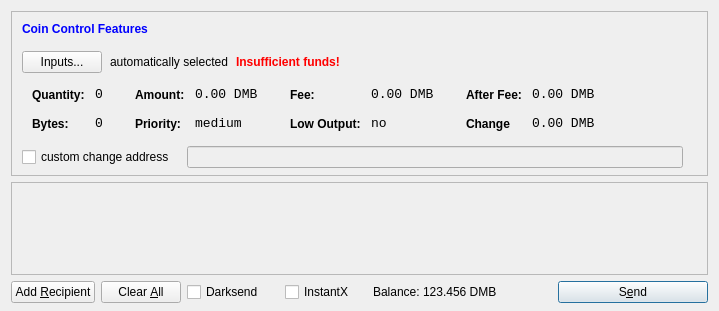
<?xml version="1.0" encoding="UTF-8"?>
<ui version="4.0">
 <class>SendCoinsDialog</class>
 <widget class="QDialog" name="SendCoinsDialog">
  <property name="geometry">
   <rect>
    <x>0</x>
    <y>0</y>
    <width>719</width>
    <height>311</height>
   </rect>
  </property>
  <property name="windowTitle">
   <string>Send Coins</string>
  </property>
  <layout class="QVBoxLayout" name="verticalLayout" stretch="0,1,0">
   <property name="bottomMargin">
    <number>8</number>
   </property>
   <item>
    <widget class="QFrame" name="frameCoinControl">
     <property name="sizePolicy">
      <sizepolicy hsizetype="Expanding" vsizetype="Expanding">
       <horstretch>0</horstretch>
       <verstretch>0</verstretch>
      </sizepolicy>
     </property>
     <property name="maximumSize">
      <size>
       <width>16777215</width>
       <height>16777215</height>
      </size>
     </property>
     <property name="frameShape">
      <enum>QFrame::StyledPanel</enum>
     </property>
     <property name="frameShadow">
      <enum>QFrame::Sunken</enum>
     </property>
     <layout class="QVBoxLayout" name="verticalLayoutCoinControl2">
      <property name="spacing">
       <number>6</number>
      </property>
      <property name="leftMargin">
       <number>0</number>
      </property>
      <property name="topMargin">
       <number>0</number>
      </property>
      <property name="rightMargin">
       <number>0</number>
      </property>
      <property name="bottomMargin">
       <number>6</number>
      </property>
      <item>
       <layout class="QVBoxLayout" name="verticalLayoutCoinControl" stretch="0,0,0,0,1">
        <property name="spacing">
         <number>0</number>
        </property>
        <property name="leftMargin">
         <number>10</number>
        </property>
        <property name="topMargin">
         <number>10</number>
        </property>
        <item>
         <layout class="QHBoxLayout" name="horizontalLayoutCoinControl1">
          <property name="bottomMargin">
           <number>15</number>
          </property>
          <item>
           <widget class="QLabel" name="labelCoinControlFeatures">
            <property name="sizePolicy">
             <sizepolicy hsizetype="Preferred" vsizetype="Maximum">
              <horstretch>0</horstretch>
              <verstretch>0</verstretch>
             </sizepolicy>
            </property>
            <property name="font">
             <font>
              <weight>75</weight>
              <bold>true</bold>
             </font>
            </property>
            <property name="styleSheet">
             <string notr="true">QLabel { color: blue; }</string>
            </property>
            <property name="text">
             <string>Coin Control Features</string>
            </property>
           </widget>
          </item>
         </layout>
        </item>
        <item>
         <layout class="QHBoxLayout" name="horizontalLayoutCoinControl2" stretch="0,0,0,0">
          <property name="spacing">
           <number>8</number>
          </property>
          <property name="bottomMargin">
           <number>10</number>
          </property>
          <item>
           <widget class="QPushButton" name="pushButtonCoinControl">
            <property name="styleSheet">
             <string notr="true"/>
            </property>
            <property name="text">
             <string>Inputs...</string>
            </property>
           </widget>
          </item>
          <item>
           <widget class="QLabel" name="labelCoinControlAutomaticallySelected">
            <property name="text">
             <string>automatically selected</string>
            </property>
            <property name="margin">
             <number>5</number>
            </property>
           </widget>
          </item>
          <item>
           <widget class="QLabel" name="labelCoinControlInsuffFunds">
            <property name="font">
             <font>
              <weight>75</weight>
              <bold>true</bold>
             </font>
            </property>
            <property name="styleSheet">
             <string notr="true">color:red;font-weight:bold;</string>
            </property>
            <property name="text">
             <string>Insufficient funds!</string>
            </property>
            <property name="margin">
             <number>5</number>
            </property>
           </widget>
          </item>
          <item>
           <spacer name="horizontalSpacerCoinControl">
            <property name="orientation">
             <enum>Qt::Horizontal</enum>
            </property>
            <property name="sizeHint" stdset="0">
             <size>
              <width>40</width>
              <height>1</height>
             </size>
            </property>
           </spacer>
          </item>
         </layout>
        </item>
        <item>
         <widget class="QWidget" name="widgetCoinControl" native="true">
          <property name="sizePolicy">
           <sizepolicy hsizetype="Preferred" vsizetype="Preferred">
            <horstretch>0</horstretch>
            <verstretch>0</verstretch>
           </sizepolicy>
          </property>
          <property name="minimumSize">
           <size>
            <width>0</width>
            <height>0</height>
           </size>
          </property>
          <property name="styleSheet">
           <string notr="true"/>
          </property>
          <layout class="QHBoxLayout" name="horizontalLayoutCoinControl5">
           <property name="leftMargin">
            <number>0</number>
           </property>
           <property name="topMargin">
            <number>0</number>
           </property>
           <property name="rightMargin">
            <number>0</number>
           </property>
           <property name="bottomMargin">
            <number>0</number>
           </property>
           <item>
            <layout class="QHBoxLayout" name="horizontalLayoutCoinControl3" stretch="0,0,0,1">
             <property name="spacing">
              <number>20</number>
             </property>
             <property name="topMargin">
              <number>0</number>
             </property>
             <property name="bottomMargin">
              <number>10</number>
             </property>
             <item>
              <layout class="QFormLayout" name="formLayoutCoinControl1">
               <property name="horizontalSpacing">
                <number>10</number>
               </property>
               <property name="verticalSpacing">
                <number>14</number>
               </property>
               <property name="leftMargin">
                <number>10</number>
               </property>
               <property name="topMargin">
                <number>4</number>
               </property>
               <property name="rightMargin">
                <number>6</number>
               </property>
               <item row="0" column="0">
                <widget class="QLabel" name="labelCoinControlQuantityText">
                 <property name="styleSheet">
                  <string notr="true">font-weight:bold;</string>
                 </property>
                 <property name="text">
                  <string>Quantity:</string>
                 </property>
                 <property name="margin">
                  <number>0</number>
                 </property>
                </widget>
               </item>
               <item row="0" column="1">
                <widget class="QLabel" name="labelCoinControlQuantity">
                 <property name="font">
                  <font>
                   <family>Monospace</family>
                   <pointsize>10</pointsize>
                  </font>
                 </property>
                 <property name="cursor">
                  <cursorShape>IBeamCursor</cursorShape>
                 </property>
                 <property name="contextMenuPolicy">
                  <enum>Qt::ActionsContextMenu</enum>
                 </property>
                 <property name="text">
                  <string>0</string>
                 </property>
                 <property name="margin">
                  <number>0</number>
                 </property>
                 <property name="textInteractionFlags">
                  <set>Qt::LinksAccessibleByMouse|Qt::TextSelectableByKeyboard|Qt::TextSelectableByMouse</set>
                 </property>
                </widget>
               </item>
               <item row="1" column="0">
                <widget class="QLabel" name="labelCoinControlBytesText">
                 <property name="styleSheet">
                  <string notr="true">font-weight:bold;</string>
                 </property>
                 <property name="text">
                  <string>Bytes:</string>
                 </property>
                </widget>
               </item>
               <item row="1" column="1">
                <widget class="QLabel" name="labelCoinControlBytes">
                 <property name="font">
                  <font>
                   <family>Monospace</family>
                   <pointsize>10</pointsize>
                  </font>
                 </property>
                 <property name="cursor">
                  <cursorShape>IBeamCursor</cursorShape>
                 </property>
                 <property name="contextMenuPolicy">
                  <enum>Qt::ActionsContextMenu</enum>
                 </property>
                 <property name="text">
                  <string>0</string>
                 </property>
                 <property name="textInteractionFlags">
                  <set>Qt::LinksAccessibleByMouse|Qt::TextSelectableByKeyboard|Qt::TextSelectableByMouse</set>
                 </property>
                </widget>
               </item>
              </layout>
             </item>
             <item>
              <layout class="QFormLayout" name="formLayoutCoinControl2">
               <property name="horizontalSpacing">
                <number>10</number>
               </property>
               <property name="verticalSpacing">
                <number>14</number>
               </property>
               <property name="leftMargin">
                <number>6</number>
               </property>
               <property name="topMargin">
                <number>4</number>
               </property>
               <property name="rightMargin">
                <number>6</number>
               </property>
               <item row="0" column="0">
                <widget class="QLabel" name="labelCoinControlAmountText">
                 <property name="styleSheet">
                  <string notr="true">font-weight:bold;</string>
                 </property>
                 <property name="text">
                  <string>Amount:</string>
                 </property>
                 <property name="margin">
                  <number>0</number>
                 </property>
                </widget>
               </item>
               <item row="0" column="1">
                <widget class="QLabel" name="labelCoinControlAmount">
                 <property name="font">
                  <font>
                   <family>Monospace</family>
                   <pointsize>10</pointsize>
                  </font>
                 </property>
                 <property name="cursor">
                  <cursorShape>IBeamCursor</cursorShape>
                 </property>
                 <property name="contextMenuPolicy">
                  <enum>Qt::ActionsContextMenu</enum>
                 </property>
                 <property name="text">
                  <string>0.00 DMB</string>
                 </property>
                 <property name="textInteractionFlags">
                  <set>Qt::LinksAccessibleByMouse|Qt::TextSelectableByKeyboard|Qt::TextSelectableByMouse</set>
                 </property>
                </widget>
               </item>
               <item row="1" column="0">
                <widget class="QLabel" name="labelCoinControlPriorityText">
                 <property name="styleSheet">
                  <string notr="true">font-weight:bold;</string>
                 </property>
                 <property name="text">
                  <string>Priority:</string>
                 </property>
                </widget>
               </item>
               <item row="1" column="1">
                <widget class="QLabel" name="labelCoinControlPriority">
                 <property name="font">
                  <font>
                   <family>Monospace</family>
                   <pointsize>10</pointsize>
                  </font>
                 </property>
                 <property name="cursor">
                  <cursorShape>IBeamCursor</cursorShape>
                 </property>
                 <property name="contextMenuPolicy">
                  <enum>Qt::ActionsContextMenu</enum>
                 </property>
                 <property name="text">
                  <string>medium</string>
                 </property>
                 <property name="textInteractionFlags">
                  <set>Qt::LinksAccessibleByMouse|Qt::TextSelectableByKeyboard|Qt::TextSelectableByMouse</set>
                 </property>
                </widget>
               </item>
              </layout>
             </item>
             <item>
              <layout class="QFormLayout" name="formLayoutCoinControl3">
               <property name="horizontalSpacing">
                <number>10</number>
               </property>
               <property name="verticalSpacing">
                <number>14</number>
               </property>
               <property name="leftMargin">
                <number>6</number>
               </property>
               <property name="topMargin">
                <number>4</number>
               </property>
               <property name="rightMargin">
                <number>6</number>
               </property>
               <item row="0" column="0">
                <widget class="QLabel" name="labelCoinControlFeeText">
                 <property name="styleSheet">
                  <string notr="true">font-weight:bold;</string>
                 </property>
                 <property name="text">
                  <string>Fee:</string>
                 </property>
                 <property name="margin">
                  <number>0</number>
                 </property>
                </widget>
               </item>
               <item row="0" column="1">
                <widget class="QLabel" name="labelCoinControlFee">
                 <property name="font">
                  <font>
                   <family>Monospace</family>
                   <pointsize>10</pointsize>
                  </font>
                 </property>
                 <property name="cursor">
                  <cursorShape>IBeamCursor</cursorShape>
                 </property>
                 <property name="contextMenuPolicy">
                  <enum>Qt::ActionsContextMenu</enum>
                 </property>
                 <property name="text">
                  <string>0.00 DMB</string>
                 </property>
                 <property name="textInteractionFlags">
                  <set>Qt::LinksAccessibleByMouse|Qt::TextSelectableByKeyboard|Qt::TextSelectableByMouse</set>
                 </property>
                </widget>
               </item>
               <item row="1" column="0">
                <widget class="QLabel" name="labelCoinControlLowOutputText">
                 <property name="styleSheet">
                  <string notr="true">font-weight:bold;</string>
                 </property>
                 <property name="text">
                  <string>Low Output:</string>
                 </property>
                </widget>
               </item>
               <item row="1" column="1">
                <widget class="QLabel" name="labelCoinControlLowOutput">
                 <property name="font">
                  <font>
                   <family>Monospace</family>
                   <pointsize>10</pointsize>
                  </font>
                 </property>
                 <property name="cursor">
                  <cursorShape>IBeamCursor</cursorShape>
                 </property>
                 <property name="contextMenuPolicy">
                  <enum>Qt::ActionsContextMenu</enum>
                 </property>
                 <property name="text">
                  <string>no</string>
                 </property>
                 <property name="textInteractionFlags">
                  <set>Qt::LinksAccessibleByMouse|Qt::TextSelectableByKeyboard|Qt::TextSelectableByMouse</set>
                 </property>
                </widget>
               </item>
              </layout>
             </item>
             <item>
              <layout class="QFormLayout" name="formLayoutCoinControl4">
               <property name="horizontalSpacing">
                <number>10</number>
               </property>
               <property name="verticalSpacing">
                <number>14</number>
               </property>
               <property name="leftMargin">
                <number>6</number>
               </property>
               <property name="topMargin">
                <number>4</number>
               </property>
               <property name="rightMargin">
                <number>6</number>
               </property>
               <item row="0" column="0">
                <widget class="QLabel" name="labelCoinControlAfterFeeText">
                 <property name="styleSheet">
                  <string notr="true">font-weight:bold;</string>
                 </property>
                 <property name="text">
                  <string>After Fee:</string>
                 </property>
                 <property name="margin">
                  <number>0</number>
                 </property>
                </widget>
               </item>
               <item row="0" column="1">
                <widget class="QLabel" name="labelCoinControlAfterFee">
                 <property name="font">
                  <font>
                   <family>Monospace</family>
                   <pointsize>10</pointsize>
                  </font>
                 </property>
                 <property name="cursor">
                  <cursorShape>IBeamCursor</cursorShape>
                 </property>
                 <property name="contextMenuPolicy">
                  <enum>Qt::ActionsContextMenu</enum>
                 </property>
                 <property name="text">
                  <string>0.00 DMB</string>
                 </property>
                 <property name="textInteractionFlags">
                  <set>Qt::LinksAccessibleByMouse|Qt::TextSelectableByKeyboard|Qt::TextSelectableByMouse</set>
                 </property>
                </widget>
               </item>
               <item row="1" column="0">
                <widget class="QLabel" name="labelCoinControlChangeText">
                 <property name="styleSheet">
                  <string notr="true">font-weight:bold;</string>
                 </property>
                 <property name="text">
                  <string>Change</string>
                 </property>
                </widget>
               </item>
               <item row="1" column="1">
                <widget class="QLabel" name="labelCoinControlChange">
                 <property name="font">
                  <font>
                   <family>Monospace</family>
                   <pointsize>10</pointsize>
                  </font>
                 </property>
                 <property name="cursor">
                  <cursorShape>IBeamCursor</cursorShape>
                 </property>
                 <property name="contextMenuPolicy">
                  <enum>Qt::ActionsContextMenu</enum>
                 </property>
                 <property name="text">
                  <string>0.00 DMB</string>
                 </property>
                 <property name="textInteractionFlags">
                  <set>Qt::LinksAccessibleByMouse|Qt::TextSelectableByKeyboard|Qt::TextSelectableByMouse</set>
                 </property>
                </widget>
               </item>
              </layout>
             </item>
            </layout>
           </item>
          </layout>
         </widget>
        </item>
        <item>
         <layout class="QHBoxLayout" name="horizontalLayoutCoinControl4" stretch="0,0,0">
          <property name="spacing">
           <number>12</number>
          </property>
          <property name="sizeConstraint">
           <enum>QLayout::SetDefaultConstraint</enum>
          </property>
          <property name="topMargin">
           <number>5</number>
          </property>
          <property name="rightMargin">
           <number>5</number>
          </property>
          <item>
           <widget class="QCheckBox" name="checkBoxCoinControlChange">
            <property name="text">
             <string>custom change address</string>
            </property>
           </widget>
          </item>
          <item>
           <widget class="QLineEdit" name="lineEditCoinControlChange">
            <property name="enabled">
             <bool>false</bool>
            </property>
            <property name="sizePolicy">
             <sizepolicy hsizetype="Expanding" vsizetype="Fixed">
              <horstretch>0</horstretch>
              <verstretch>0</verstretch>
             </sizepolicy>
            </property>
           </widget>
          </item>
          <item>
           <widget class="QLabel" name="labelCoinControlChangeLabel">
            <property name="sizePolicy">
             <sizepolicy hsizetype="Preferred" vsizetype="Expanding">
              <horstretch>0</horstretch>
              <verstretch>0</verstretch>
             </sizepolicy>
            </property>
            <property name="minimumSize">
             <size>
              <width>0</width>
              <height>0</height>
             </size>
            </property>
            <property name="text">
             <string/>
            </property>
            <property name="margin">
             <number>3</number>
            </property>
           </widget>
          </item>
         </layout>
        </item>
        <item>
         <spacer name="verticalSpacerCoinControl">
          <property name="orientation">
           <enum>Qt::Vertical</enum>
          </property>
          <property name="sizeHint" stdset="0">
           <size>
            <width>100</width>
            <height>1</height>
           </size>
          </property>
         </spacer>
        </item>
       </layout>
      </item>
     </layout>
    </widget>
   </item>
   <item>
    <widget class="QScrollArea" name="scrollArea">
     <property name="widgetResizable">
      <bool>true</bool>
     </property>
     <widget class="QWidget" name="scrollAreaWidgetContents">
      <property name="geometry">
       <rect>
        <x>0</x>
        <y>0</y>
        <width>699</width>
        <height>68</height>
       </rect>
      </property>
      <layout class="QVBoxLayout" name="verticalLayout_2">
       <property name="leftMargin">
        <number>0</number>
       </property>
       <property name="topMargin">
        <number>0</number>
       </property>
       <property name="rightMargin">
        <number>0</number>
       </property>
       <property name="bottomMargin">
        <number>0</number>
       </property>
       <item>
        <layout class="QVBoxLayout" name="entries">
         <property name="spacing">
          <number>6</number>
         </property>
        </layout>
       </item>
       <item>
        <spacer name="verticalSpacer">
         <property name="orientation">
          <enum>Qt::Vertical</enum>
         </property>
         <property name="sizeHint" stdset="0">
          <size>
           <width>20</width>
           <height>40</height>
          </size>
         </property>
        </spacer>
       </item>
      </layout>
     </widget>
    </widget>
   </item>
   <item>
    <layout class="QHBoxLayout" name="horizontalLayout">
     <item>
      <widget class="QPushButton" name="addButton">
       <property name="toolTip">
        <string>Send to multiple recipients at once</string>
       </property>
       <property name="text">
        <string>Add &amp;Recipient</string>
       </property>
       <property name="autoDefault">
        <bool>false</bool>
       </property>
      </widget>
     </item>
     <item>
      <widget class="QPushButton" name="clearButton">
       <property name="sizePolicy">
        <sizepolicy hsizetype="Minimum" vsizetype="Fixed">
         <horstretch>0</horstretch>
         <verstretch>0</verstretch>
        </sizepolicy>
       </property>
       <property name="toolTip">
        <string>Remove all transaction fields</string>
       </property>
       <property name="text">
        <string>Clear &amp;All</string>
       </property>
       <property name="autoRepeatDelay">
        <number>300</number>
       </property>
       <property name="autoDefault">
        <bool>false</bool>
       </property>
      </widget>
     </item>
     <item>
      <layout class="QHBoxLayout" name="horizontalLayout_2">
       <property name="spacing">
        <number>3</number>
       </property>
       <item>
        <widget class="QCheckBox" name="checkUseDarksend">
         <property name="minimumSize">
          <size>
           <width>95</width>
           <height>0</height>
          </size>
         </property>
         <property name="text">
          <string>Darksend</string>
         </property>
         <property name="checked">
          <bool>false</bool>
         </property>
        </widget>
       </item>
       <item>
        <widget class="QCheckBox" name="checkInstantX">
         <property name="enabled">
          <bool>true</bool>
         </property>
         <property name="minimumSize">
          <size>
           <width>85</width>
           <height>0</height>
          </size>
         </property>
         <property name="text">
          <string>InstantX</string>
         </property>
        </widget>
       </item>
       <item>
        <widget class="QLabel" name="label">
         <property name="sizePolicy">
          <sizepolicy hsizetype="Preferred" vsizetype="Fixed">
           <horstretch>0</horstretch>
           <verstretch>0</verstretch>
          </sizepolicy>
         </property>
         <property name="text">
          <string>Balance:</string>
         </property>
        </widget>
       </item>
       <item>
        <widget class="QLabel" name="labelBalance">
         <property name="sizePolicy">
          <sizepolicy hsizetype="Preferred" vsizetype="Fixed">
           <horstretch>0</horstretch>
           <verstretch>0</verstretch>
          </sizepolicy>
         </property>
         <property name="cursor">
          <cursorShape>IBeamCursor</cursorShape>
         </property>
         <property name="text">
          <string>123.456 DMB</string>
         </property>
         <property name="textInteractionFlags">
          <set>Qt::LinksAccessibleByMouse|Qt::TextSelectableByKeyboard|Qt::TextSelectableByMouse</set>
         </property>
        </widget>
       </item>
      </layout>
     </item>
     <item>
      <spacer name="horizontalSpacer">
       <property name="orientation">
        <enum>Qt::Horizontal</enum>
       </property>
       <property name="sizeHint" stdset="0">
        <size>
         <width>40</width>
         <height>20</height>
        </size>
       </property>
      </spacer>
     </item>
     <item>
      <widget class="QPushButton" name="sendButton">
       <property name="minimumSize">
        <size>
         <width>150</width>
         <height>0</height>
        </size>
       </property>
       <property name="toolTip">
        <string>Confirm the send action</string>
       </property>
       <property name="text">
        <string>S&amp;end</string>
       </property>
       <property name="icon">
        <iconset resource="../bitcoin.qrc">
         <normaloff>:/icons/send</normaloff>:/icons/send</iconset>
       </property>
       <property name="default">
        <bool>true</bool>
       </property>
      </widget>
     </item>
    </layout>
   </item>
  </layout>
 </widget>
 <resources>
  <include location="../bitcoin.qrc"/>
 </resources>
 <connections/>
</ui>
